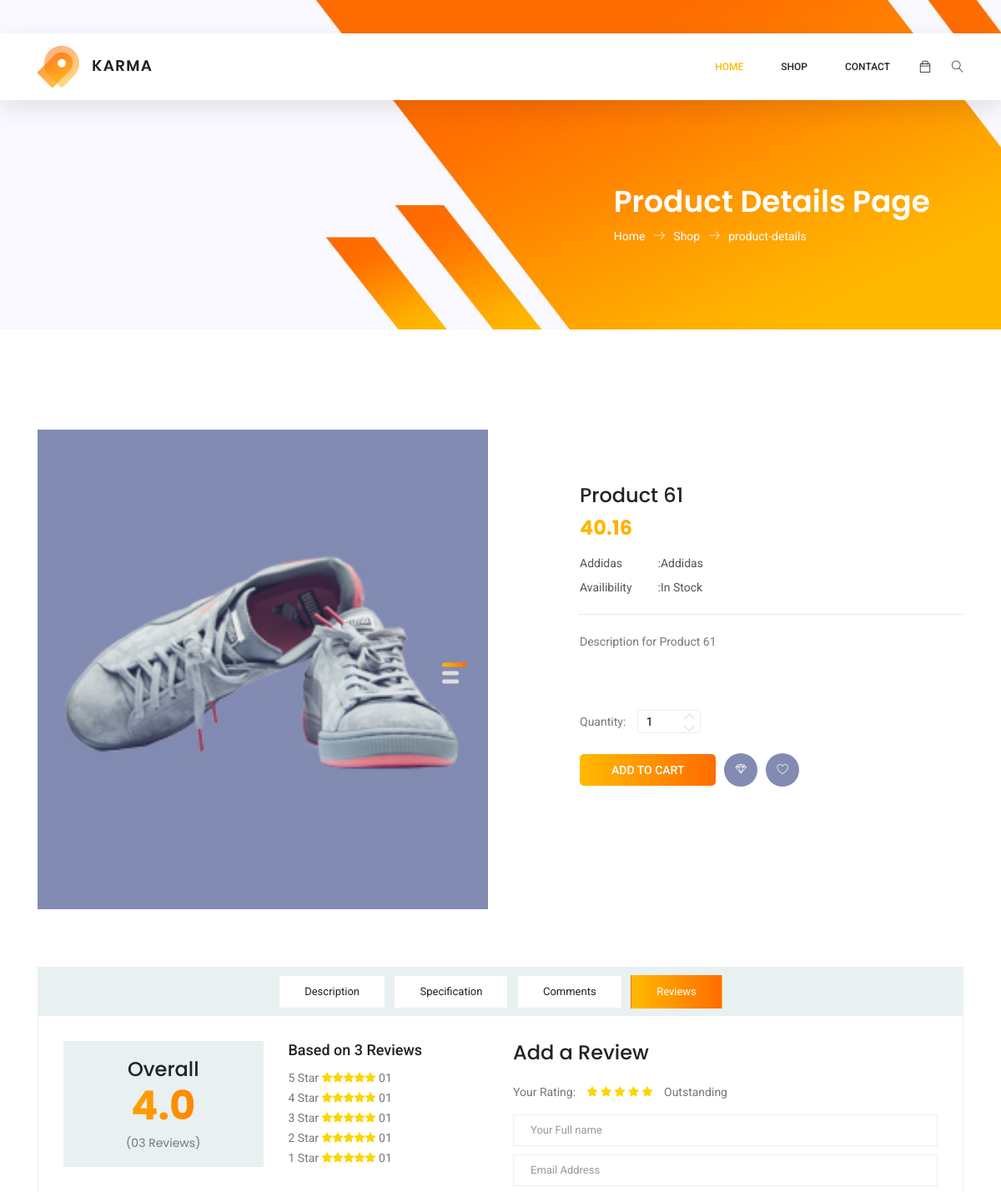
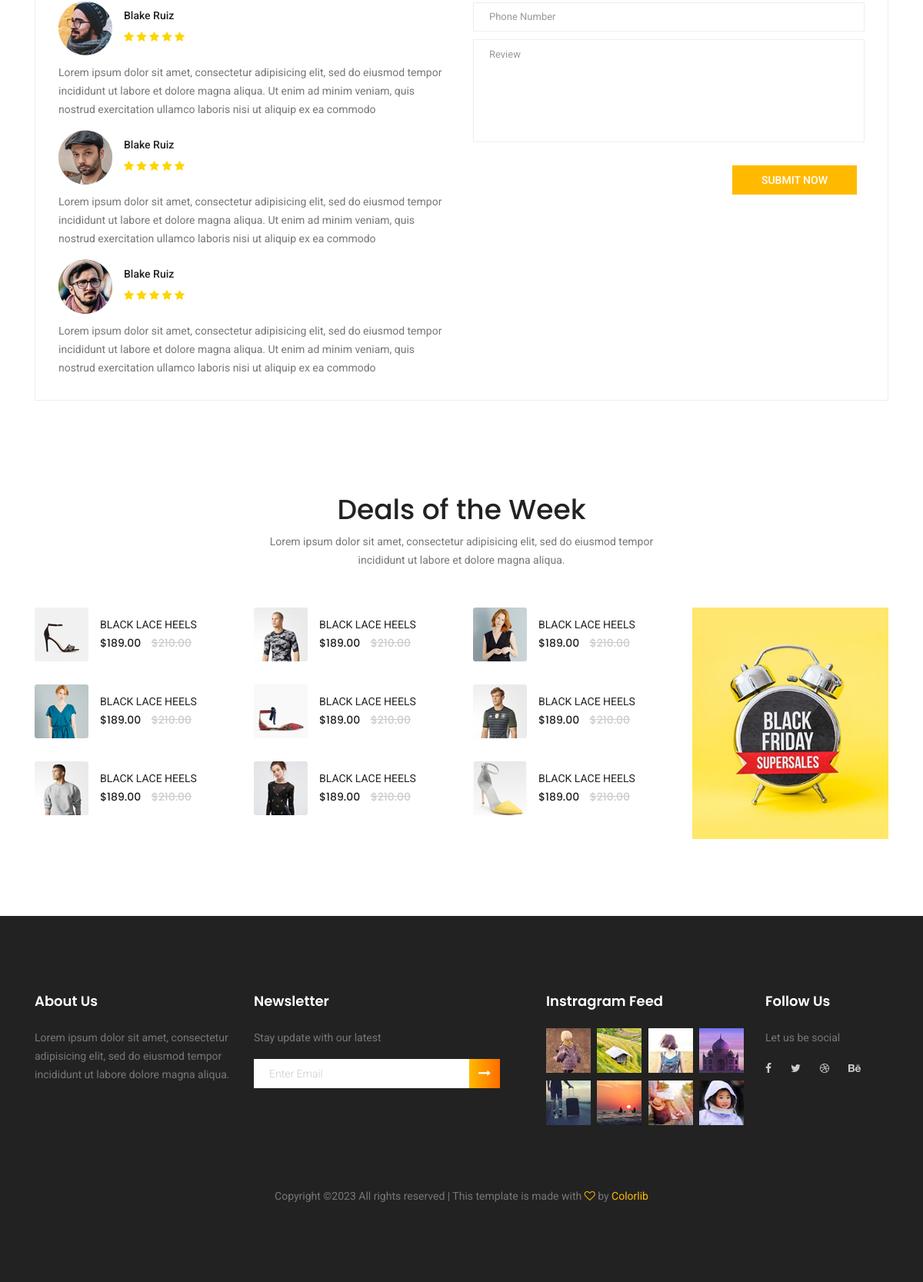
Screenshot of /single-product.php?productId=61 with the database file from the repository (2 pictures, top to bottom).
### tables this page shows
CREATE TABLE `products` (
  `id` int(11) NOT NULL,
  `name` varchar(255) NOT NULL,
  `image` varchar(100) NOT NULL,
  `stock_quantity` int(11) NOT NULL,
  `price` double NOT NULL,
  `price_after_sale` double NOT NULL,
  `is_on_sale` int(11) NOT NULL DEFAULT 0,
  `description` text NOT NULL,
  `category_id` int(11) NOT NULL,
  `user_id` int(11) NOT NULL,
  `created_at` timestamp NOT NULL DEFAULT current_timestamp() ON UPDATE current_timestamp()
);

CREATE TABLE `categories` (
  `id` int(11) NOT NULL,
  `name` varchar(255) NOT NULL,
  `image` varchar(100) NOT NULL,
  `user_id` int(11) NOT NULL
);

### single-product.php (the view, shortened to what the rows shown need)
<?php include "includes/connect.php";?>
<!DOCTYPE html>
<html lang="zxx" class="no-js">
<head>
	<link rel="stylesheet" href="css/linearicons.css">
	<link rel="stylesheet" href="css/font-awesome.min.css">
	<link rel="stylesheet" href="css/themify-icons.css">
	<link rel="stylesheet" href="css/bootstrap.css">
	<link rel="stylesheet" href="css/owl.carousel.css">
	<link rel="stylesheet" href="css/nice-select.css">
	<link rel="stylesheet" href="css/nouislider.min.css">
	<link rel="stylesheet" href="css/ion.rangeSlider.css" />
	<link rel="stylesheet" href="css/ion.rangeSlider.skinFlat.css" />
	<link rel="stylesheet" href="css/main.css">
</head>
<body>
	<?php include 'header.php'?>
	<section class="banner-area organic-breadcrumb">
		<div class="container">
			<div class="breadcrumb-banner d-flex flex-wrap align-items-center justify-content-end">
				<div class="col-first">
					<h1>Product Details Page</h1>
				</div>
			</div>
		</div>
	</section>
	<?php
	$id = '';
	if(isset($_GET['productId'])){
		$id = $_GET['productId'];
	}
	$detailProduct =  $database -> getSingleProduct($id);
	$category =  $database -> getSingleCategory($detailProduct['category_id']);
	?>
	<div class="product_image_area">
		<div class="container">
			<div class="row s_product_inner">
				<div class="col-lg-5 offset-lg-1">
					<div class="s_product_text">
						<h3><?php echo $detailProduct['name']?></h3>
						<h2><?php echo $detailProduct['price']?></h2>
						<ul class="list">
							<li><a  href="#"><span><?php echo $category['name']?></span> :<?php echo $category['name']?></a></li>
							<li><a href="#"><span>Availibility</span> :<?php echo ($detailProduct['stock_quantity'] > 0) ? 'In Stock' : 'Not in stock'; ?></a></li>
						</ul>
						<p><?php echo $detailProduct['description']?></p>
						<div class="product_count">
							<label for="qty">Quantity:</label>
							<input type="text" name="qty" id="sst" maxlength="<?php echo $detailProduct['stock_quantity']; ?>" value="1" title="Quantity:" class="input-text qty">
							<button onclick="var result = document.getElementById('sst'); var sst = result.value; var maxQty = <?php echo $detailProduct['stock_quantity']; ?>; if(!isNaN(sst) && sst < maxQty) result.value++; return false;" class="increase items-count" type="button"><i class="lnr lnr-chevron-up"></i></button>
							<button onclick="var result = document.getElementById('sst'); var sst = result.value; if( !isNaN( sst ) &amp;&amp; sst > 0 ) result.value--;return false;" class="reduced items-count" type="button"><i class="lnr lnr-chevron-down"></i></button>
						</div>
						<div class="card_area d-flex align-items-center">
							<a class="primary-btn" href="#">Add to Cart</a>
							<a class="icon_btn" href="#"><i class="lnr lnr lnr-diamond"></i></a>
							<a class="icon_btn" href="#"><i class="lnr lnr lnr-heart"></i></a>
						</div>
					</div>
				</div>
			</div>
		</div>
	</div>
	<section class="related-product-area section_gap_bottom">
		<div class="container">
			<div class="row justify-content-center">
				<div class="col-lg-6 text-center">
					<div class="section-title">
						<h1>Deals of the Week</h1>
					</div>
				</div>
			</div>
		</div>
	</section>
</body>
</html>

### rows the page displays
products: name "Product 61", price "40.16", description "Description for Product 61"
categories: name "Addidas"
